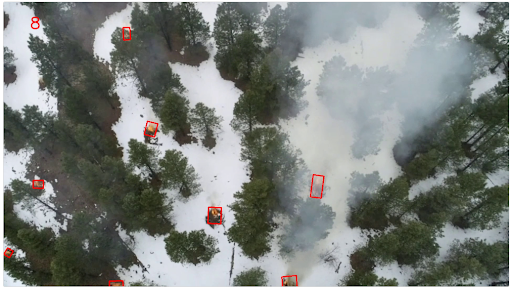
#> input picture images/1-Zenmuse_X4S_Clip2.png, 512 x 288 px
$ python -i smoke_flow.py   (imports and definitions only)
#> lines starting #> are read from the running program, lines starting #| are printed output that depends on the picture; after the words box and inside, x2 and y2 are one past the last pixel; in counts of white or black regions, pixels touching at a corner belong together
#> further down, picture is the input picture: shape (288, 512, 3); mean B, G, R 123.8, 127.6, 123
import cv2
import numpy as np

def smoke_pixel_segmentation(image):
    hsv_im = cv2.cvtColor(image, cv2.COLOR_BGR2HSV)
#> hsv_im: shape (288, 512, 3); mean H, S, V 69.9, 31.6, 130.6
    lower_bound = np.array([0, 50, 0], dtype=np.uint8)
    upper_bound = np.array([180, 200, 255], dtype=np.uint8)

    mask = cv2.inRange(hsv_im, lower_bound, upper_bound)
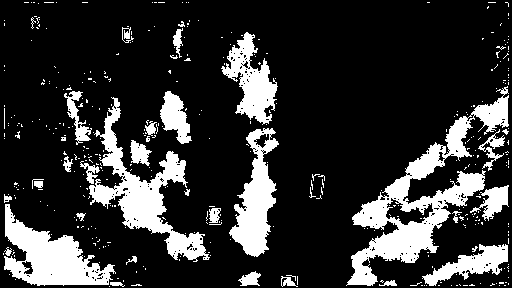
#> mask: shape (288, 512); 19.8% white; 398 white regions (365 under 20 px), largest, box (x1, y1, x2, y2) and area: (346, 86, 509, 286) 7719, (89, 97, 210, 262) 4973, (4, 204, 116, 286) 4190
    invert_mask = cv2.bitwise_not(mask)

    kernel = np.ones((3, 3), np.uint8)
    eroded_mask = cv2.erode(invert_mask, kernel, iterations=1)
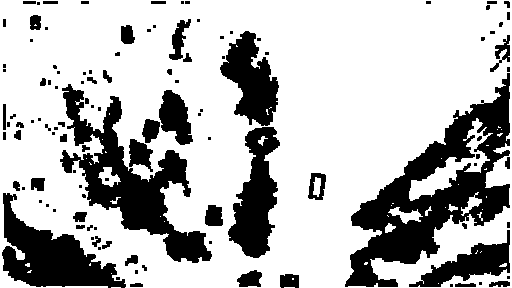
#> eroded_mask: shape (288, 512); 72% white; 115 black regions (62 under 20 px), largest, box (x1, y1, x2, y2) and area: (345, 73, 510, 287) 12271, (60, 84, 212, 263) 8183, (2, 193, 126, 288) 5260
    smoke_mask = cv2.dilate(eroded_mask, kernel, iterations=1)
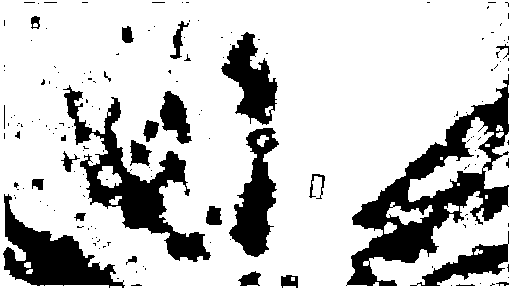
#> smoke_mask: shape (288, 512); 78.2% white; 168 black regions (141 under 20 px), largest, box (x1, y1, x2, y2) and area: (346, 74, 509, 286) 9883, (63, 85, 211, 262) 6404, (3, 194, 125, 288) 4584

    return smoke_mask

def smoke_flow(im, prev, smoke_mask, wind_dir, processed_frame, n):
    curr = cv2.cvtColor(im, cv2.COLOR_BGR2GRAY)

#     pyr_scale, levels, winsize, iterations, poly_n, poly_sigma
    flow = cv2.calcOpticalFlowFarneback(prev, curr, None,
                                        0.5, 3, 15, 5, 3, 1.5, 0)

    # Get average flow direction
    avgx = []
    avgy = []

    step = 15
    for y in range(0, processed_frame.shape[0], step):
        for x in range(0, processed_frame.shape[1], step):
            if smoke_mask[y, x] > 0:
                fx, fy = flow[y, x]
                flow_magnitude = np.sqrt(fx**2 + fy**2)

                if flow_magnitude > 0.5:
                    avgx.append(fx)
                    avgy.append(fy)

                    end_point = (int(x + fx), int(y + fy))
                    cv2.arrowedLine(processed_frame, (x, y), end_point, (255, 0, 0), 2, tipLength=3)

    avg_direction_angle = np.arctan2(np.mean(avgy), np.mean(avgx))
    angle_in_degrees = np.degrees(avg_direction_angle)
    cv2.putText(processed_frame, f'Smoke Direction: {angle_in_degrees:.2f}', (10, 40), cv2.FONT_HERSHEY_SIMPLEX, 1, (255, 0, 0), 2)
    wind_dir.append(angle_in_degrees)

    smoke_dir_nframes = None
    if len(wind_dir) > n:
        smoke_dir_nframes = np.nanmean(wind_dir)
        wind_dir.pop(0)

    return curr, processed_frame, smoke_dir_nframes

>>> import cv2
>>> picture = cv2.imread('../images/1-Zenmuse_X4S_Clip2.png')
>>> result = smoke_pixel_segmentation(picture)
